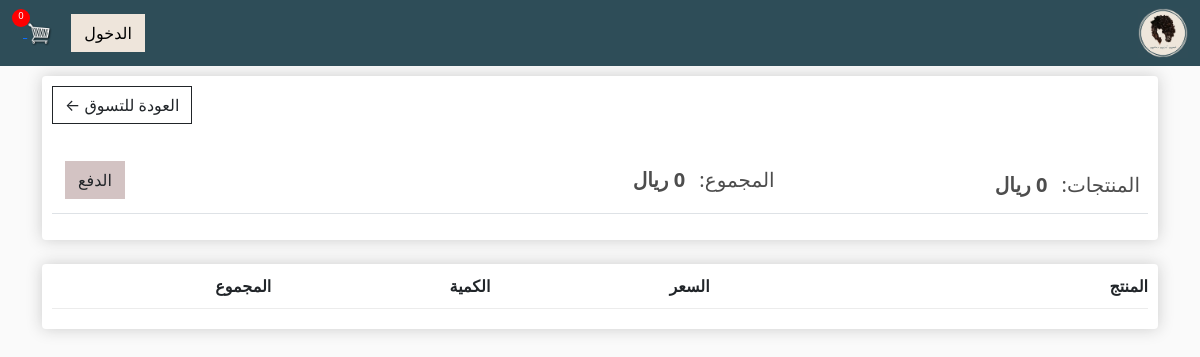
The page /cart/ (signed in) on the database as committed earlier.
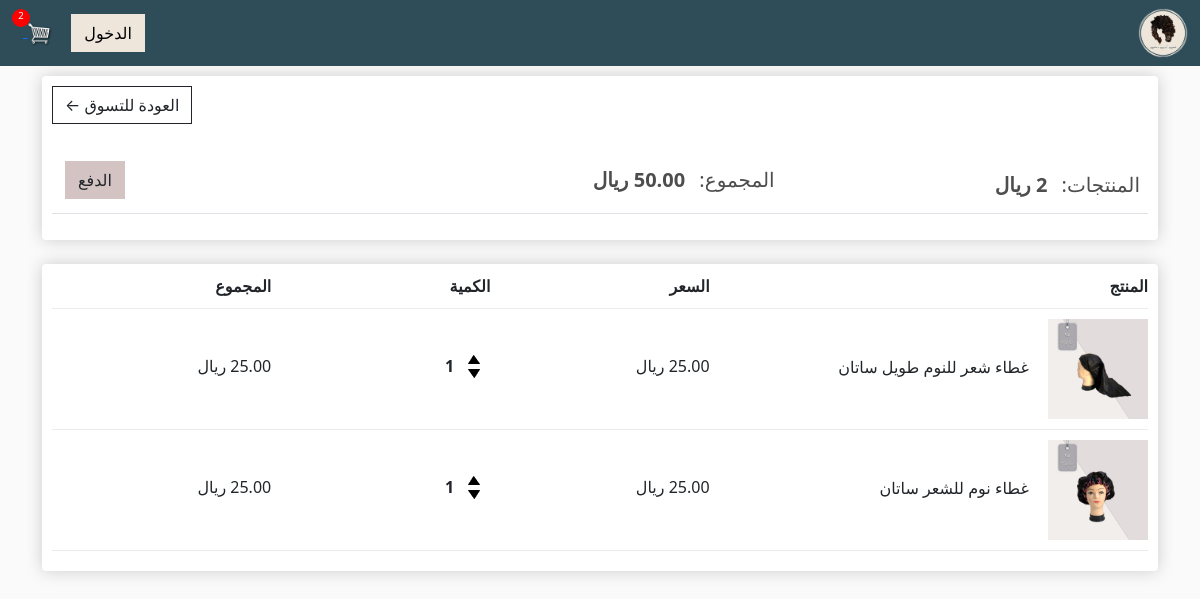
The same page on the database as committed later.
### store/models.py (models this page shows, shortened)
class Order(models.Model):
    customer = models.ForeignKey(Customer, on_delete=models.SET_NULL, null=True, blank=True)
    date_ordered = models.DateTimeField(auto_now_add=True)
    complete = models.BooleanField(default=False)
    tansaction_id = models.CharField(max_length=100, null=True)
    @property
    def get_cart_total(self):
        orderitems = self.orderitem_set.all()
        total = sum([item.get_total for item in orderitems])
        return total
    @property
    def get_cart_items(self):
        orderitems = self.orderitem_set.all()
        total = sum([item.quantity for item in orderitems])
        return total

class OrderItem(models.Model):
    product = models.ForeignKey(Product, on_delete=models.SET_NULL, null=True)
    order = models.ForeignKey(Order, on_delete=models.SET_NULL, null=True)
    quantity = models.IntegerField(default=0, null=True, blank=True)
    date_added = models.DateTimeField(auto_now_add=True)
    @property
    def get_total(self):
        total = self.product.price * self.quantity
        return total

class Product(models.Model):
    name = models.CharField(max_length=200)
    price = models.DecimalField(max_digits=7, decimal_places=2)
    digital = models.BooleanField(default=False, null=True, blank=True)
    image = models.ImageField(null=True, blank=True)
    @property
    def imageURL(self):
        try:
            url = self.image.url
        except:
            url = ""
        return url

### store/views.py (the view)
# urls.py: path('cart/', views.cart, name="cart"),
def cart(request):
    data = cartData(request)
    order = data['order']
    cartItems = data['cartItems']
    items = data['items']
    context={'items': items, 'order': order, 'cartItems': cartItems}
    return render(request, 'store/cart.html', context)

### store/utils.py (called while the page is built)
def cartData(request):
    if request.user.is_authenticated:
        customer = request.user.customer
        order, created = Order.objects.get_or_create(customer=customer, complete=False)
        items = order.orderitem_set.all()
        cartItems = order.get_cart_items
    else:
        cookieData = cookieCart(request)
        items = []
        order = cartItems = cookieData['order']
        cartItems = cookieData['cartItems']
        items = cookieData['items']
    return {'cartItems': cartItems, 'order': order, 'items': items}

### store/templates/store/cart.html
{% extends 'store/main.html' %}
{% load static %}
{% block content %}
    <div class="row">
        <div class="col-lg-12">
            <div class = "box-element">
                <a class="btn btn-outline-dark" href="{% url 'store' %}">&#x2190 العودة للتسوق</a>
                <br>
                <br>
                <table class="table" >
                    <tr>
                        <td style="width: 30%;">
                            <a class="btn" style="float:left; margin: 5px; background-color: #d3c3c3;" href="{% url 'checkout' %}">الدفع</a>
                        </td>
                        <td style="width: 30%; padding-top: 20px; direction: rtl;">
                            <div style="display: inline-block;"><h5>المجموع:</h5></div>
                            <div style="display: inline-block; padding-right: 10px;"><h5><strong>{{order.get_cart_total}} ريال</strong></h5></div>
                        </td>
                        <td style="width: 30%; padding-top: 20px; direction: rtl;">
                            <div style="display: inline-block; padding-top: 5px;"><h5>المنتجات:</h5></div>
                            <div style="display: inline-block; padding-right: 10px;"><h5><strong>{{order.get_cart_items}} ريال</strong></h5></div>
                        </td>
                    </tr>
                </table>
            </div>
            <br>
            <div class = "box-element">
                <div class="cart-row">
                    <div style="flex: 1; text-align: right;">
                        <strong>
                            المجموع
                        </strong>
                    </div>
                    <div style="flex: 1; text-align: right;">
                        <strong>
                            الكمية
                        </strong>
                    </div>
                    <div style="flex: 1; text-align: right;">
                        <strong>
                            السعر
                        </strong>
                    </div>
                    <div style="flex: 2; text-align: right;">
                        <strong>
                            المنتج
                        </strong>
                    </div>
                </div>
                {% for item in items %}
                <div class="cart-row">
                    <div style="flex: 1; direction: rtl; padding-top: 35px;">
                        {{item.get_total|floatformat:2}} ريال
                    </div>
                    <div style="flex: 1; direction: rtl; padding-top: 35px;">
                        <div class="quantity">
                            <img data-product="{{item.product.id}}" data-action="add" class="chg-quantity update-cart" style="margin-top: 1px;" src="{% static 'images/arrow-up.png' %}" />
                            <img data-product="{{item.product.id}}" data-action="remove" class="chg-quantity update-cart" src="{% static 'images/arrow-down.png' %}" />
                        </div>
                        <div class="quantity" style="vertical-align: top; ">
                            <p>{{item.quantity}}</p>
                        </div>
                    </div>
                    <div style="flex: 1; direction: rtl; padding-top: 35px;">
                        {{item.product.price|floatformat:2}} ريال
                    </div>
                    <div style="flex: 2; direction: rtl;">
                        <img class="row-image" src="{{ item.product.imageURL }}" />
                        <p style="display: inline-block; padding-right: 15px;">{{ item.product.name }}</p>
                    </div>
                </div>
                {% endfor %}
            </div>
        </div>
    </div>
{% endblock content %}

Rows that differ between the two databases and show on the page:
no longer on this page (row edited): Order: get_cart_items "0"
added Order: get_cart_items "2"
added OrderItem: quantity "1", product.imageURL (picture), product.name "غطاء شعر للنوم طويل ساتان"
added OrderItem: quantity "1", product.imageURL (picture), product.name "غطاء نوم للشعر ساتان"
Other text that changed with them:
{{ cartItems }}: "0" → "2"
